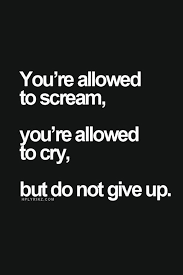
#> input picture classwork/03-12042026/data.png, 183 x 275 px
$ jupyter execute --allow-errors 'Unsupervised Machine Learning.ipynb'   (shell and % lines are left out)
#> lines starting #> are read from the running program, lines starting #| are printed output that depends on the picture
# Unsupervised Clustering

1. No Labeled Data is Required

Why it matters: In many real-world scenarios, labeled data is unavailable, expensive, or time-consuming to obtain (e.g., medical diagnosis, user behavior).

How unsupervised learning helps: It can discover hidden patterns or groupings in raw data without needing predefined categories.

Example: Customer segmentation in marketing — you often don't have labels saying "high spender" or "loyal customer", but unsupervised learning can group customers based on behavior.

2. Reveals Natural Structure in Data

Why it matters: Understanding the underlying structure or distribution of data can be critical for decision-making, visualization, and pre-processing.

How unsupervised learning helps: Algorithms like K-Means or PCA find structure (e.g., clusters, directions of maximum variance) that can improve:

Feature engineering, Anomaly detection, Dimensionality reduction

Example: PCA reducing noise in images before using a supervised model.

[cell 1]
# Scratch

[cell 2]
import numpy as np
import matplotlib.pyplot as plt

# Generate synthetic 2D data
from sklearn.datasets import make_blobs
X, y_true = make_blobs(n_samples=1000, centers=4, cluster_std=0.6, random_state=42)

plt.scatter(X[:, 0], X[:, 1], s=50)
plt.title("Synthetic Data")
plt.show()

#> (a cell that did not finish here is left out)

#> (a cell that did not finish here is left out)

#> (a cell that did not finish here is left out)

# INIITALIZE -> ASSIGN  -> UPDATE -> REPEAT

[cell 6]
def euclidean_distance(a, b):
    return np.linalg.norm(a - b, axis=1)

def initialize_centroids(X, k):
    indices = np.random.choice(len(X), k, replace=False)
    return X[indices]

def assign_clusters(X, centroids):
    clusters = []
    for point in X:
        distances = euclidean_distance(point, centroids)
        cluster = np.argmin(distances)
        clusters.append(cluster)
    return np.array(clusters)

def update_centroids(X, labels, k):
    new_centroids = []
    for i in range(k):
        cluster_points = X[labels == i]
        if len(cluster_points) == 0:
            # Randomly re-initialize if a cluster gets no points
            new_centroids.append(X[np.random.choice(len(X))])
        else:
            new_centroids.append(cluster_points.mean(axis=0))
    return np.array(new_centroids)

def has_converged(old_centroids, new_centroids, tol=1e-4):
    return np.all(np.linalg.norm(old_centroids - new_centroids, axis=1) < tol)

def kmeans_from_scratch(X, k, max_iters=100):
#> called with X = array of shape (1000, 2), k = 4, max_iters = 100
    centroids = initialize_centroids(X, k)

    for _ in range(max_iters):
        labels = assign_clusters(X, centroids)
        new_centroids = update_centroids(X, labels, k)

        if has_converged(centroids, new_centroids):
            break
        centroids = new_centroids

    return centroids, labels

[cell 7]
k = 4
centroids, labels = kmeans_from_scratch(X, k)

# Plot results
plt.scatter(X[:, 0], X[:, 1], c=labels, cmap='viridis', s=50)
plt.scatter(centroids[:, 0], centroids[:, 1], c='red', s=200, marker='X', label='Centroids')
plt.title("K-Means Clustering (Manual)")
plt.legend()
plt.show()

[cell 8]
# Elbow method

[cell 9]
# K-Means tries to minimize inertia — the tighter the clusters, the better the fit.
# The Elbow Method uses inertia values for different values of k to help find the optimal number of clusters.

# The function for elbow computes the inertia (also called within-cluster sum of squares, or WCSS) for a K-Means result.
# Inertia measures how tight the clusters are — it is the sum of squared distances between each point and the centroid of its assigned cluster.

[cell 10]
def compute_inertia(X, labels, centroids):
    inertia = 0
    for i in range(len(centroids)):
        cluster_points = X[labels == i]
        inertia += ((cluster_points - centroids[i])**2).sum()
    return inertia

# For each point in the cluster:

# 1. Compute the squared distance from the point to its cluster centroid
# 2. Sum these distances for the cluster
# 3. Add that sum to the total inertia


inertias = []
ks = range(1, 11)
for k in ks:
    c, l = kmeans_from_scratch(X, k)
    inertias.append(compute_inertia(X, l, c))

plt.plot(ks, inertias, marker='o')
plt.title("Elbow Method (Manual Implementation)")
plt.xlabel("Number of Clusters (k)")
plt.ylabel("Inertia")
plt.grid(True)
plt.show()
#> figure, not shown here; curve peaks at x = 1, y = 65732.9

# Inbuilt function

[cell 11]
import numpy as np
import matplotlib.pyplot as plt
from sklearn.datasets import make_blobs
from sklearn.cluster import KMeans

# Create synthetic dataset
X, y_true = make_blobs(n_samples=300, centers=4, cluster_std=0.60, random_state=42)

# Plot the data
plt.scatter(X[:, 0], X[:, 1], s=50)
plt.title("Unlabeled Data for Clustering")
plt.xlabel("Feature 1")
plt.ylabel("Feature 2")
plt.show()

[cell 12]
kmeans = KMeans(n_clusters=4, random_state=42)
kmeans.fit(X)
y_kmeans = kmeans.predict(X)

# Plot the clusters
plt.scatter(X[:, 0], X[:, 1], c=y_kmeans, s=50, cmap='viridis')
centers = kmeans.cluster_centers_
plt.scatter(centers[:, 0], centers[:, 1], c='red', s=200, alpha=0.75, marker='X', label='Centroids')
plt.title("K-Means Clustering Results")
plt.legend()
plt.show()

[cell 13]
inertia = []
k_range = range(1, 11)
for k in k_range:
    km = KMeans(n_clusters=k, random_state=42)
    km.fit(X)
    inertia.append(km.inertia_)

plt.plot(k_range, inertia, marker='o')
plt.xlabel('Number of Clusters (k)')
plt.ylabel('Inertia (Within-Cluster SSE)')
plt.title('Elbow Method For Optimal k')
plt.grid(True)
plt.show()
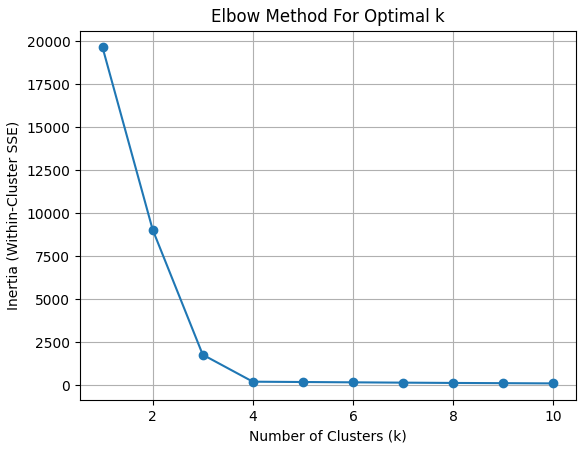
#> figure drawn by matplotlib, 1 panel; curve peaks at x = 1, y = 19652.4

[cell 14]
# using silhoutte score

[cell 15]
# Step 1: Import libraries
import numpy as np
import matplotlib.pyplot as plt
from sklearn.datasets import make_blobs
from sklearn.cluster import KMeans
from sklearn.metrics import silhouette_score

# Step 2: Generate synthetic data
X, y_true = make_blobs(n_samples=500, centers=4, cluster_std=0.6, random_state=42)

# Optional: visualize the data
plt.scatter(X[:, 0], X[:, 1], s=30)
plt.title("Generated Data for Clustering")
plt.show()
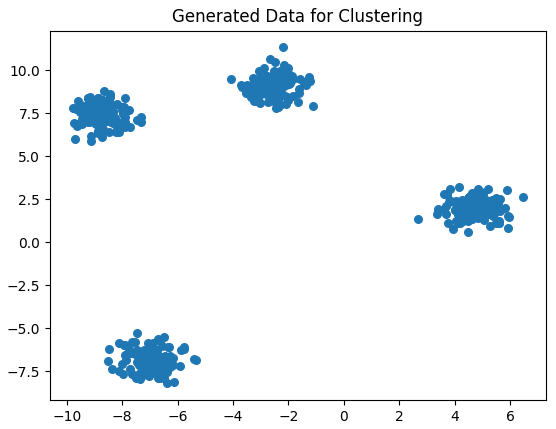
#> figure drawn by matplotlib, 1 panel


# Step 3: Try different K values and compute Silhouette Scores
silhouette_scores = []
K_range = range(2, 10)

for k in K_range:
    kmeans = KMeans(n_clusters=k, random_state=42)
    labels = kmeans.fit_predict(X)
    sil_score = silhouette_score(X, labels)
    silhouette_scores.append(sil_score)
    print(f"K={k} => Silhouette Score: {sil_score:.4f}")


# Step 4: Plot Silhouette Scores vs Number of Clusters
plt.plot(K_range, silhouette_scores, marker='o')
plt.xlabel("Number of clusters (K)")
plt.ylabel("Silhouette Score")
plt.title("Silhouette Score vs Number of Clusters")
plt.grid(True)
plt.show()
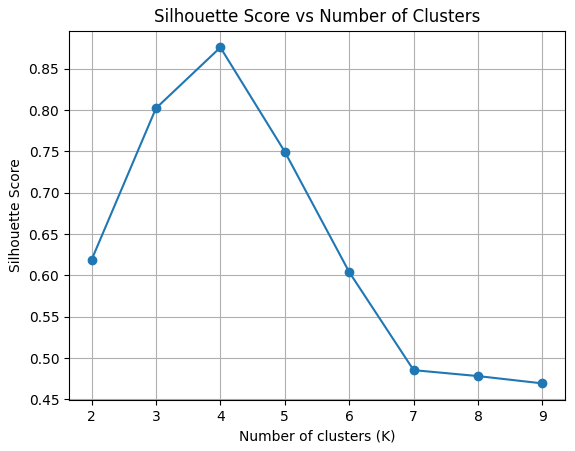
#> figure drawn by matplotlib, 1 panel


# Step 5: Apply KMeans with optimal K (e.g., where silhouette is highest)
optimal_k = K_range[np.argmax(silhouette_scores)]
print(f"Optimal K based on silhouette score = {optimal_k}")

kmeans_final = KMeans(n_clusters=optimal_k, random_state=42)
final_labels = kmeans_final.fit_predict(X)

# Visualize final clusters
plt.scatter(X[:, 0], X[:, 1], c=final_labels, cmap='viridis', s=30)
plt.title(f"Final Clusters with K={optimal_k}")
plt.show()
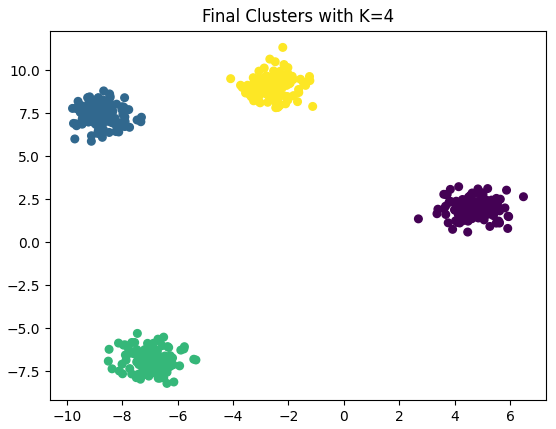
#> figure drawn by matplotlib, 1 panel

[cell 16]
# Just an animation to show
import matplotlib.pyplot as plt
from matplotlib.animation import FuncAnimation, PillowWriter
from sklearn.datasets import make_blobs
from sklearn.cluster import MiniBatchKMeans
import numpy as np
#pip install pillow

# Generate synthetic data
X, _ = make_blobs(n_samples=1000, centers=10, random_state=42)

fig, ax = plt.subplots()
kmeans = MiniBatchKMeans(n_clusters=3, random_state=42, batch_size=50)

centroids = []
labels_list = []

# Run multiple partial fits to simulate steps
for _ in range(20):
    kmeans.partial_fit(X)
    centroids.append(kmeans.cluster_centers_.copy())
    labels_list.append(kmeans.predict(X))

def animate(i):
    ax.clear()
    ax.scatter(X[:, 0], X[:, 1], c=labels_list[i], cmap='viridis', s=20)
    ax.scatter(*centroids[i].T, c='red', marker='x', s=100)
    ax.set_title(f"Iteration {i+1}")

ani = FuncAnimation(fig, animate, frames=len(centroids), interval=800)

# === OR save as GIF (requires pillow) ===
ani.save("kmeans_animation.gif", writer=PillowWriter(fps=1))
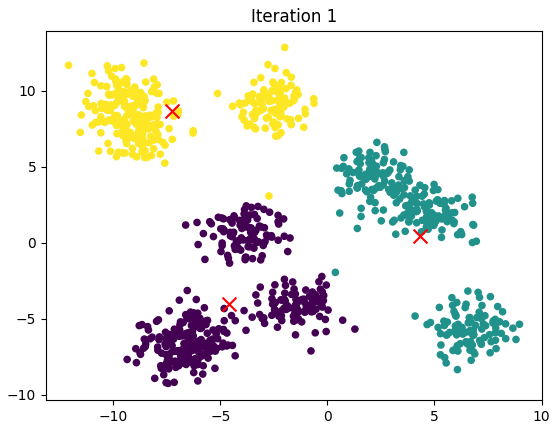
#> figure drawn by matplotlib, 1 panel
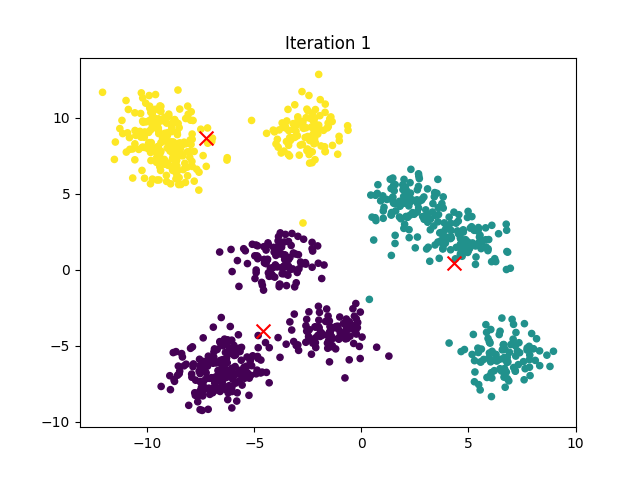
#> saved as kmeans_animation.gif: PIL image 640x480 RGBA; mean R, G, B, A 240.5, 240.7, 238.3, 255

plt.close()  # Avoid duplicate frame in output
print("✅ Animation saved successfully!")

[cell 17]
# local optimum !

import numpy as np
import matplotlib.pyplot as plt
from sklearn.datasets import load_iris
from sklearn.preprocessing import StandardScaler
from sklearn.cluster import KMeans
from sklearn.metrics import silhouette_score

# Load and scale the data
iris = load_iris()
X = StandardScaler().fit_transform(iris.data)

# Initialize lists
inertias = []               # For Elbow Method
silhouette_scores = []      # For Silhouette Method
K_range = range(2, 10)

# Loop through possible K values
for k in K_range:
    kmeans = KMeans(n_clusters=k, random_state=42, n_init='auto')
    labels = kmeans.fit_predict(X)

    # Elbow Method: store inertia
    inertias.append(kmeans.inertia_)

    # Silhouette Method: store silhouette score
    sil_score = silhouette_score(X, labels)
    silhouette_scores.append(sil_score)
    print(f"K = {k} => Inertia: {kmeans.inertia_:.2f}, Silhouette: {sil_score:.4f}")

# Plot Elbow Curve
plt.figure(figsize=(12, 5))

plt.subplot(1, 2, 1)
plt.plot(K_range, inertias, 'bo-')
plt.title('Elbow Method')
plt.xlabel('Number of Clusters (K)')
plt.ylabel('Inertia (Within-cluster sum of squares)')
plt.grid(True)

# Plot Silhouette Scores
plt.subplot(1, 2, 2)
plt.plot(K_range, silhouette_scores, 'go-')
plt.title('Silhouette Method')
plt.xlabel('Number of Clusters (K)')
plt.ylabel('Silhouette Score')
plt.grid(True)

plt.tight_layout()
plt.show()
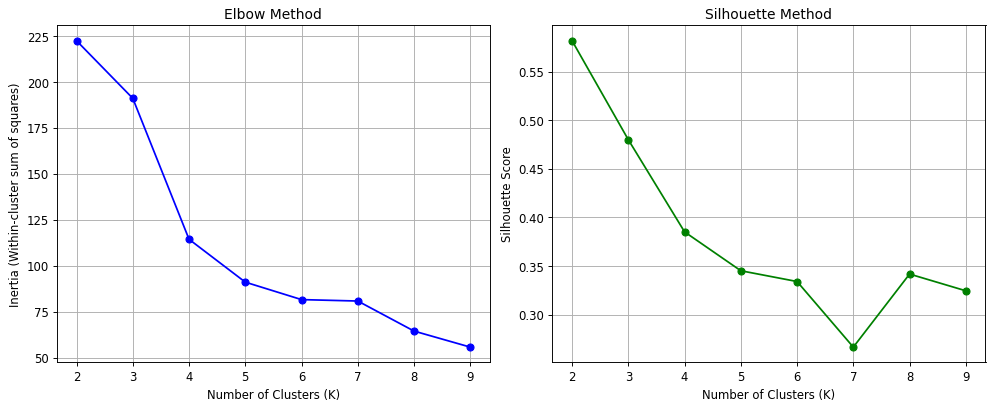
#> figure drawn by matplotlib, 2 panels

# Optimal K based on silhouette
optimal_k = K_range[np.argmax(silhouette_scores)]
print(f"\n✅ Optimal K based on silhouette score: {optimal_k}")

# Final Clustering with optimal_k
kmeans_final = KMeans(n_clusters=optimal_k, random_state=42, n_init='auto')
final_labels = kmeans_final.fit_predict(X)

# Visualize clusters (first 2 PCA components or just feature 0 and 1)
plt.scatter(X[:, 0], X[:, 1], c=final_labels, cmap='viridis', s=30)
plt.title(f"Final Clustering with K = {optimal_k}")
plt.xlabel("Feature 1 (scaled)")
plt.ylabel("Feature 2 (scaled)")
plt.grid(True)
plt.show()
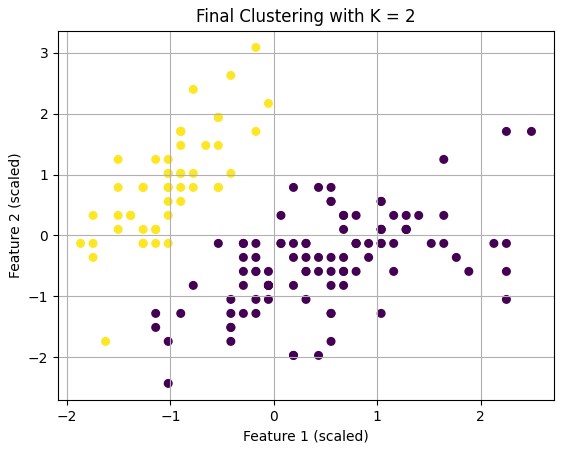
#> figure drawn by matplotlib, 1 panel

Comment this !
"Silhouette Score tells you how good the grouping is geometrically — not whether the number of clusters matches the real-world classes.

[cell 18]
# Example of using datasets

[cell 19]
from sklearn.datasets import load_iris
from sklearn.preprocessing import StandardScaler

iris = load_iris()
X_iris = StandardScaler().fit_transform(iris.data)

kmeans_iris = KMeans(n_clusters=3, random_state=42)
labels = kmeans_iris.fit_predict(X_iris)

plt.scatter(X_iris[:, 0], X_iris[:, 1], c=labels, cmap='viridis')
plt.title("K-Means on Iris Dataset")
plt.xlabel("Normalized Feature 1")
plt.ylabel("Normalized Feature 2")
plt.show()
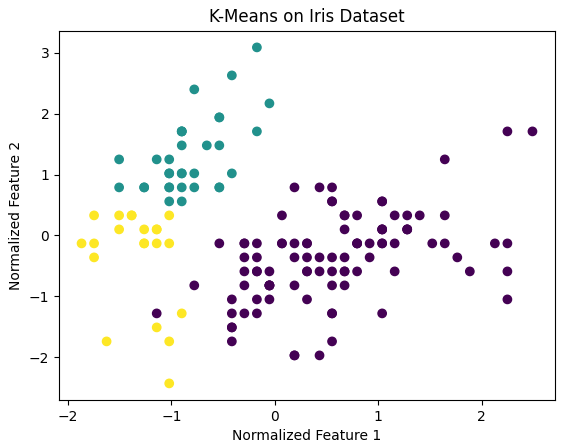
#> figure drawn by matplotlib, 1 panel

[cell 20]
#  Image Compression Using K-Means

from sklearn.cluster import KMeans
import matplotlib.pyplot as plt
from skimage import io
import numpy as np

image = io.imread('data.png')
#> image is the input picture: shape (275, 183, 3); mean R, G, B 35.1, 36.9, 36
pixels = image.reshape(-1, 3)

kmeans = KMeans(n_clusters=8, random_state=0).fit(pixels)
compressed_pixels = kmeans.cluster_centers_[kmeans.labels_].reshape(image.shape).astype('uint8')

plt.subplot(1, 2, 1)
plt.title("Original")
plt.imshow(image)
plt.axis('off')

plt.subplot(1, 2, 2)
plt.title("Compressed")
plt.imshow(compressed_pixels)
plt.axis('off')

plt.show()

# Number of unique colors in original image
original_colors = np.unique(image.reshape(-1, 3), axis=0)
#> original_colors = 48 rows, first 8: [0, 0, 0], [0, 3, 0], [9, 12, 11], [13, 15, 14], [16, 18, 17], [19, 19, 19], [19, 21, 20], [20, 21, 21]
print("Original image colors:", len(original_colors))
#| Original image colors: 48

# Number of unique colors in compressed image
compressed_colors = np.unique(compressed_pixels.reshape(-1, 3), axis=0)
#> compressed_colors = [[0, 0, 0], [18, 20, 19], [68, 68, 68], [113, 114, 113], [150, 150, 150], [177, 178, 178], [217, 217, 217], [252, 252, 252]]
print("Compressed image colors:", len(compressed_colors))
#| Compressed image colors: 8

[cell 21]
# Document clustering

from sklearn.feature_extraction.text import TfidfVectorizer
from sklearn.cluster import KMeans

docs = [
    "The stock market crashed yesterday",
    "Apple launched a new iPhone",
    "The economy is improving",
    "Google released a new AI model",
    "The sports team won their game",
    "CSK won their cricket yesterday",
    "Its was CSKs first win yesterday",
    "AI is replacing some jobs but creating new jobs"
]

vectorizer = TfidfVectorizer(stop_words='english')
X = vectorizer.fit_transform(docs)

kmeans = KMeans(n_clusters=4, random_state=42).fit(X)

for i, doc in enumerate(docs):
    print(f"Cluster {kmeans.labels_[i]}: {doc}")

[cell 22]
import numpy as np

# Some lat/long data
coords = np.random.rand(100, 2) * [10, 10] + [12, 77]

kmeans = KMeans(n_clusters=5, random_state=0).fit(coords)
plt.scatter(coords[:, 0], coords[:, 1], c=kmeans.labels_, cmap='Set1')
plt.scatter(kmeans.cluster_centers_[:, 0], kmeans.cluster_centers_[:, 1], c='black', marker='x')
plt.xlabel('Latitude')
plt.ylabel('Longitude')
plt.title('Geo Clustering')
plt.grid(True)
plt.show()
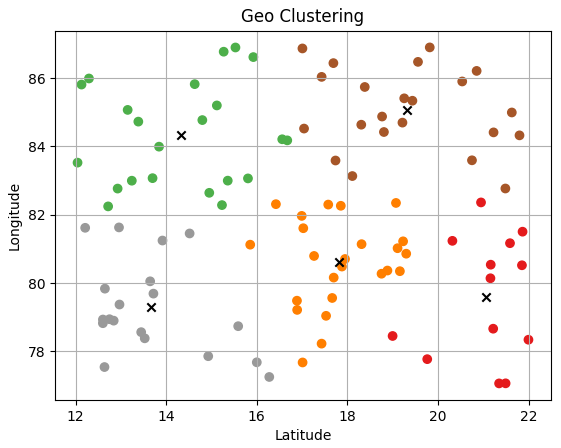
#> figure drawn by matplotlib, 1 panel
